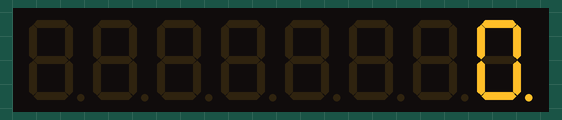
This sketch was run on a simulated Arduino Uno, built with avr-gcc and run on an emulated ATmega328P. Shown: 8-digit seven-segment display.

Above: at 0.05 s.
At 0.85 s:
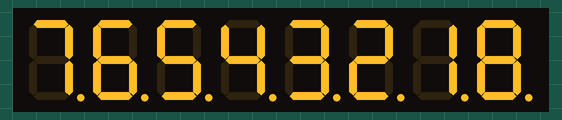
At 1.65 s:
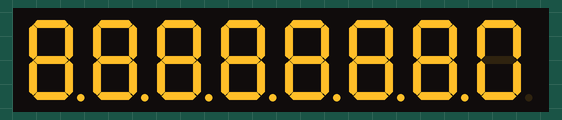
At 3.36 s:
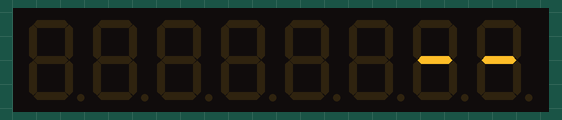
At 3.96 s:
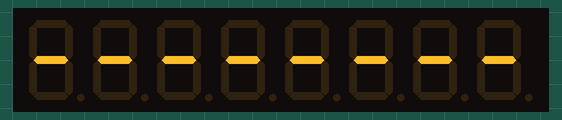
At 4.66 s:
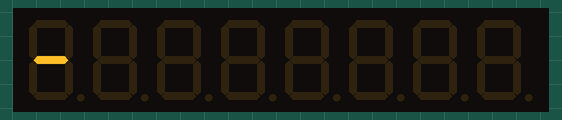

Measured:
- by itself, everything shown: repeats every 4.8 s, in 48 steps

The sketch:

test_display.ino
```cpp
#include <LedControl.h> //need the library
LedControl lc = LedControl(13, 14, 15, 1); // lc is our object
// pin 13 (D7) is connected to the MAX7219 pin 1
// pin 14 (D5) is connected to the CLK pin 13
// pin 15 (D8) is connected to LOAD pin 12
// 1 as we are only using 1 MAX7219
void setup()
{
  // the zero refers to the MAX7219 number, it is zero for 1 chip
  lc.shutdown(0, false); // turn off power saving, enables display
  lc.setIntensity(0, 8); // sets brightness (0~15 possible values)
  lc.clearDisplay(0);// clear screen
}
void loop()
{
  for (int a = 0; a < 8; a++)
  {
    lc.setDigit(0, a, a, true);
    delay(100);
  }
  for (int a = 0; a < 8; a++)
  {
    lc.setDigit(0, a, 8, 1);
    delay(100);
  }
  for (int a = 0; a < 8; a++)
  {
    lc.setDigit(0, a, 0, false);
    delay(100);
  }
  for (int a = 0; a < 8; a++)
  {
    lc.setChar(0, a, ' ', false);
    delay(100);
  }
  for (int a = 0; a < 8; a++)
  {
    lc.setChar(0, a, '-', false);
    delay(100);
  }
  for (int a = 0; a < 8; a++)
  {
    lc.setChar(0, a, ' ', false);
    delay(100);
  }
}
```
